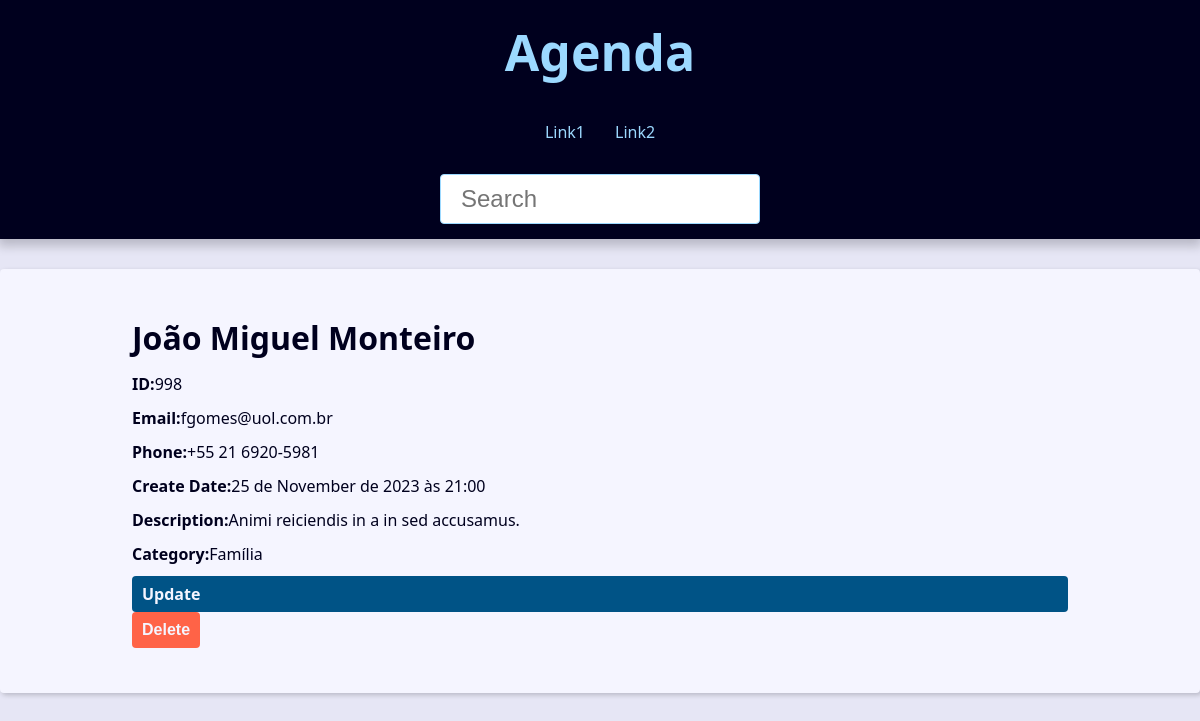
Screenshot of /998/ with the database file from the repository.
### contact/models.py (models this page shows, shortened)
class Contact(models.Model):
    first_name = models.CharField(max_length=50)
    last_name = models.CharField(max_length=50, blank=True)
    phone = models.CharField(max_length=50)
    email = models.EmailField(max_length=254, blank=True)
    created_date = models.DateTimeField(default=timezone.now)
    description = models.TextField(blank=True)
    show = models.BooleanField(default=True)
    picture = models.ImageField(blank=True, upload_to='pictures/%Y/%m/')
    category = models.ForeignKey(
        Category,on_delete=models.SET_NULL,
        blank=True, null=True
    )
    owner = models.ForeignKey(
        User,on_delete=models.SET_NULL,
        blank=True, null=True
    )

class Category(models.Model):
    class Meta:
        verbose_name = 'Category'
        verbose_name_plural = 'Categories'
    name = models.CharField(max_length=50)

### contact/views/contact_views.py (the view)
# urls.py: path("<int:contact_id>/", views.contact, name='contact'),
def contact(request,contact_id):
    single_contact = get_object_or_404(Contact, pk=contact_id, show=True)
    site_title = f'{single_contact.first_name} {single_contact.last_name}'
    context = {
        'contact':single_contact,
        'site_title':site_title
    }
    return render(
        request,
        'contact/contact.html',
        context
    )

### contact/templates/contact/contact.html (shortened to what this page needs)
{% extends "global/base.html" %}
{% block content %}
    <div class="single-contact">
        <h1 class= "single-contact-name">
                {{contact.first_name}} {{contact.last_name}}
        </h1>
        <p><b>ID:</b>{{contact.id}}</p>
            <p><b>Email:</b>{{contact.email}}</p>
            <p><b>Phone:</b>{{contact.phone}}</p>
            <p><b>Create Date:</b>{{contact.created_date}}</p>
            <p><b>Description:</b>{{contact.description}}</p>
            <p><b>Category:</b>{{contact.category.name}}</p>
        <div>
            <a class="btn btn-link " href="{% url "contact:update" contact.id %}">Update</a>
            <form action="{% url "contact:delete" contact.id %}" method="POST">
                {% if confirmation == 'no' %}
                    <input type="hidden" name="confirmation" value="yes">
                    <button class="btn btn-link btn-delete" type="submit">Confirma?</button>
                {% else %}
                    <button class="btn btn-link btn-delete" type="submit">Delete</button>
                {% endif %}
            </form>
        </div>
    </div>
{% endblock content %}

### base_static/global/css/style.css (style rules this page uses)
:root { --spacing: 1.5rem; --link-dark-color: rgb(0, 83, 134); --link-light-color: rgb(156, 217, 255); --clr-white: rgb(245, 245, 255); --clr-black: rgb(0, 0, 30); --clr-light-gray: rgb(230, 230, 245); --clr-dark-shadow-5: rgba(0, 0, 10, 5%); --clr-dark-shadow-10: rgba(0, 0, 10, 10%); --clr-dark-shadow-20: rgba(0, 0, 10, 20%); --clr-light-shadow-5: rgba(200, 200, 255, 5%); --clr-light-shadow-10: rgba(200, 200, 255, 10%); --clr-light-shadow-20: rgba(200, 200, 255, 20%); --main-page-width: 120rem; --table-min-width: 60rem; --biggest-font-size: 5rem; --bigger-font-size: 4rem; --big-font-size: 3.2rem; --medium-font-size: 2.4rem; --small-font-size: 1.6rem; --smaller-font-size: 1.4rem; --smallest-font-size: 1.2rem; --transition-fast: 300ms; --transition-medium: 600ms; --transition-slow: 1s; --default-border-radius: 4px; }
*, *::before, *::after { margin: 0; padding: 0; box-sizing: border-box; }
html { font-size: 62.5%; }
body { font-family: system-ui, -apple-system, BlinkMacSystemFont, 'Segoe UI', Roboto, Oxygen, Ubuntu, Cantarell, 'Open Sans', 'Helvetica Neue', sans-serif; line-height: 1.5; font-size: var(--small-font-size); color: var(--clr-black); -webkit-font-smoothing: antialiased; background: var(--clr-light-gray); }
@media (min-width: 600px) { .single-contact { max-width: 80%; margin: calc(var(--spacing) * 2) auto; } }
.single-contact h1 { margin: 1rem 0; }
.single-contact p { margin: 1rem 0; }
.btn { background-color: var(--link-dark-color); color: var(--clr-white); font-weight: bold; border: none; padding: 1rem 2rem; border-radius: var(--default-border-radius); cursor: pointer; transition: filter var(--transition-fast) ease-in-out; }
.btn-link { font-size: var(--small-font-size); text-decoration: none; font-weight: bold; padding: 1rem; display: block; line-height: var(--small-font-size); }
.btn-delete { background: tomato; }

### rows the page displays
Contact: first_name "João", last_name "Miguel Monteiro", id "998", email "fgomes@uol.com.br", phone "+55 21 6920-5981", created_date "25 de November de 2023 às 21:00", description "Animi reiciendis in a in sed accusamus.", category.name "Família"
